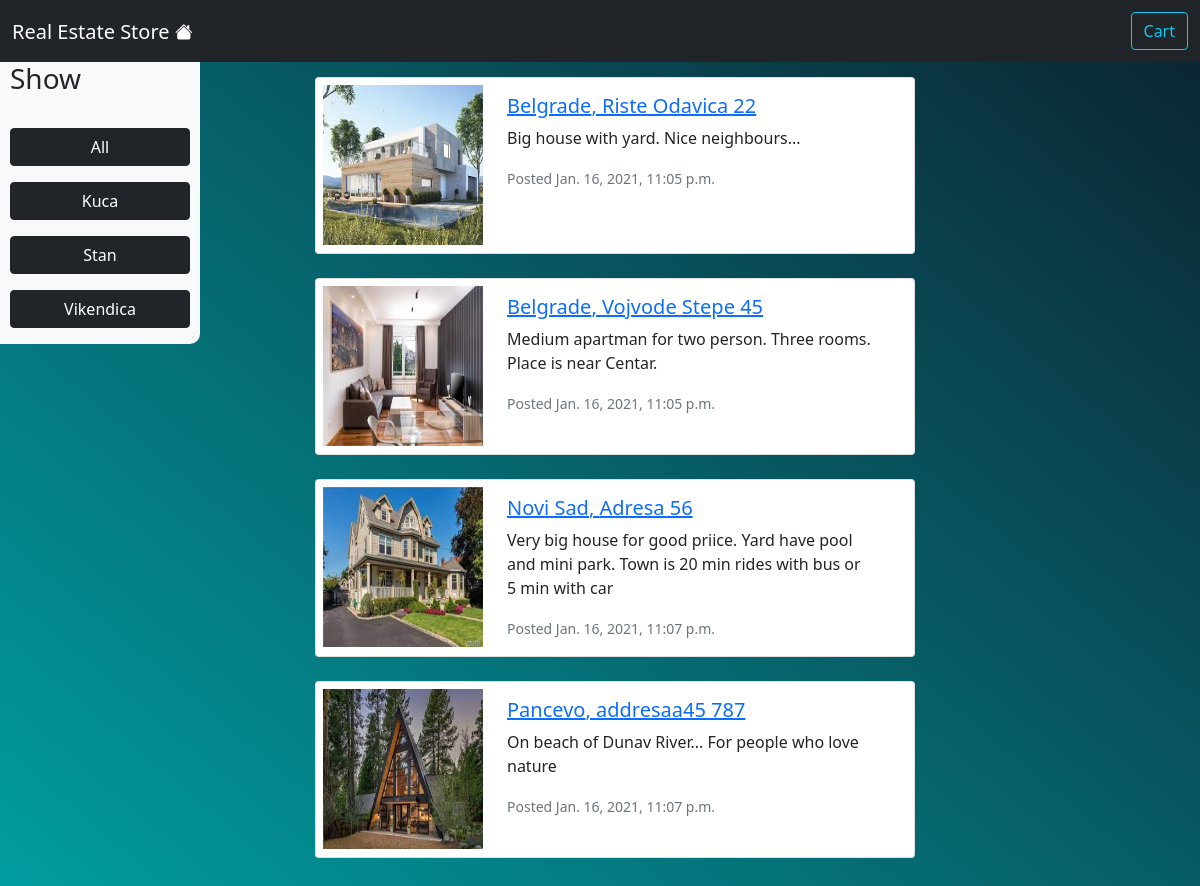
The app's page /, older data.
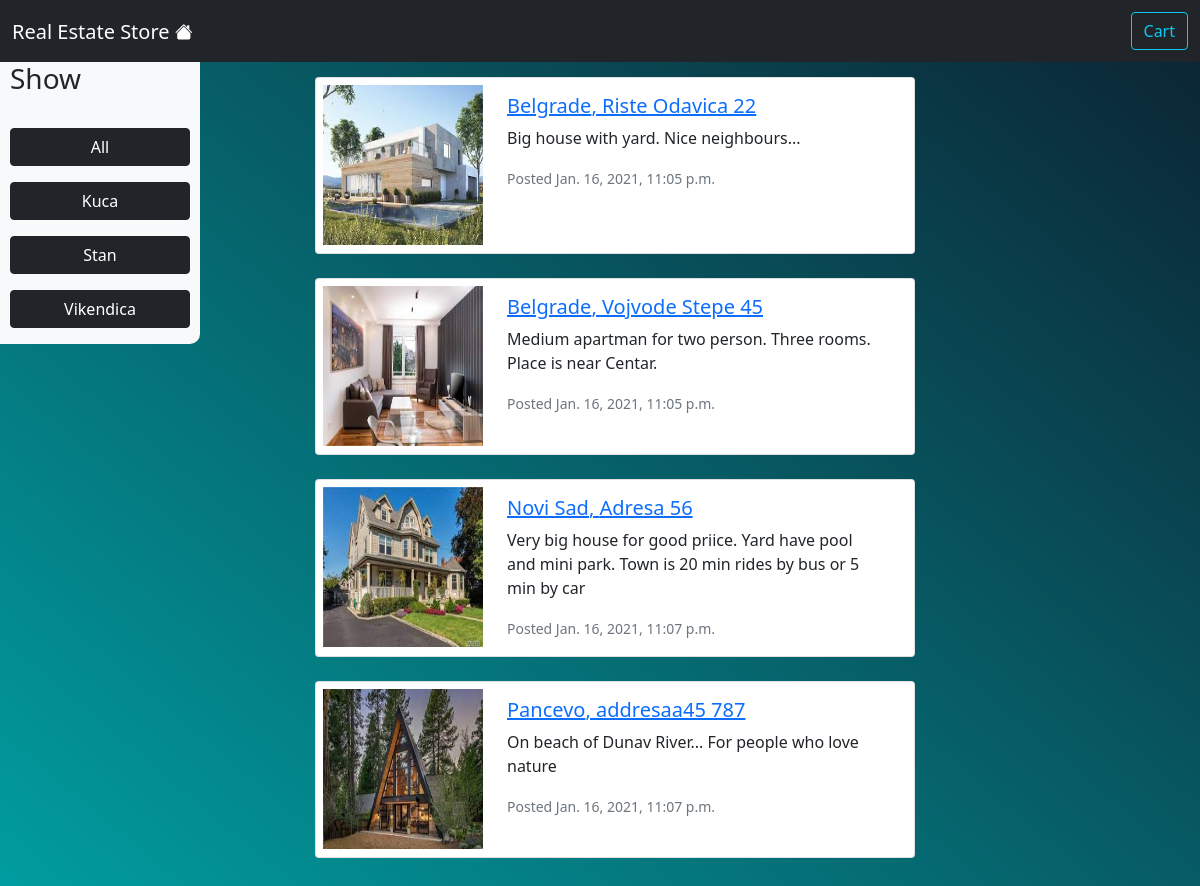
The same page, newer data.
### realestate_store/models.py (models this page shows, shortened)
class Type(models.Model):
    name = models.CharField(max_length=200, db_index=True)
    class Meta:
        ordering = ('name',)

class RealEstate(models.Model):
    sity = models.CharField(max_length=200, db_index=True)
    address = models.CharField(max_length=200, db_index=True)
    type = models.ForeignKey(Type, related_name='realestates', on_delete=models.CASCADE,)
    areasqm = models.IntegerField()
    image = models.ImageField(upload_to = 'realestates/%Y/%m/%d', blank=True)
    description = models.TextField(default="No description")
    price = models.DecimalField(max_digits=12, decimal_places=2)
    date = models.DateTimeField(auto_now_add=True)
    available = models.BooleanField(default=True)
    email = models.EmailField()
    phone_number = models.CharField(max_length=12)
    class Meta:
        ordering = ('sity','address',)
        index_together = (('id', 'type'),)
        verbose_name_plural = 'realestates'

### realestate_store/views.py (the view)
# urls.py: path('', realestate_list, name='realestate_list'),
def realestate_list(request, name=None):
    type = None
    types = Type.objects.all()
    realestates = RealEstate.objects.filter(available=True)
    if name:
        type = get_object_or_404(Type, name=name)
        realestates = RealEstate.objects.filter(type=type)
    return render(request, 'realestate_list.html',
            {'type':type, 'types':types, 'realestates':realestates})

### templates/realestate_list.html (shortened to what this page needs)
{% extends 'base.html' %}
{% block content %}
<div class="row">
    <div class="col-2  bg-light position-absolute" id="sticky-sidebar" style="padding: 0px 10px; border-radius: 0px 0px 10px 0px;">
      <h3>Show</h3>
      <br>
      <h4 class="d-flex flex-column bd-highlight mb-3"><a href="{% url 'realestate_list' %}" class="btn btn-dark">All</a></h4>
      {% for t in types %}
        <h4 class="d-flex flex-column bd-highlight mb-3"><a href="{% url 'realestate_list' t.name %}" class="btn btn-dark">{{t.name}}</a></h4>
      {% endfor %}
    </div>
    <div class="col offset-3" id="main" style="padding: 15px;">
      {% for realestate in realestates %}
      <div class="card mb-4" style="max-width: 600px;">
        <div class="row g-0">
          <div class="col-md-4" style="display: flex; padding: 7px 7px; box-sizing: border-box; width: 175px; height: 175px;">
            <img src="{{realestate.image.url}}" alt="{{realestate.image.url}}" style="display: flex; box-sizing: border-box; width: 160px; height: 160px;">
          </div>
          <div class="col-md-8">
            <div class="card-body">
              <a href="{% url 'realestate_detail' realestate.id %}"><h5 class="card-title">{{realestate.sity}}, {{realestate.address}}</h5></a>
              <p class="card-text">{{realestate.description}}</p>
              <p class="card-text"><small class="text-muted">Posted {{realestate.date}}</small></p>
            </div>
          </div>
        </div>
      </div>
      {% endfor %}
    </div>
</div>
{% endblock content %}

### templates/base.html (shortened to what this page needs)
<!DOCTYPE html>
<html lang="en" dir="ltr" style="height: 100vh; overflow: auto;">
  <head>
    <link href="https://cdn.jsdelivr.net/npm/bootstrap@5.0.0-beta1/dist/css/bootstrap.min.css" rel="stylesheet">
  </head>
  <body style="background-image: linear-gradient(40deg, #00a4a6, #0c2231); height: 100vh; overflow: auto;">
    <nav class="navbar navbar-expand navbar-dark bg-dark" aria-label="Second navbar example">
      <div class="container-fluid">
        <h2><a class="navbar-brand" href="http://127.0.0.1:8000/">Real Estate Store
        </a></h2>
        <a class="btn btn-outline-info" href="{% url "cart_detail" %}">Cart</a>
      </div>
    </nav>
    <main style="">
      <div class="container-fluid">
        {% block content %}
        {% endblock content %}
      </div>
    </main>
  </body>
</html>

Row changes from the older to the newer data that the page shows:
changed RealEstate "Novi Sad": description "Very big house for good priice. Yard have pool and mini park. Town is 20 min rides with bus or 5 min with car" → "Very big house for good priice. Yard have pool and mini park. Town is 20 min rides by bus or 5 min by car"
